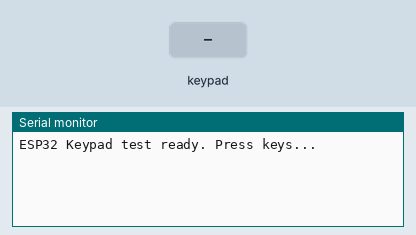
This sketch was run on a simulated ESP32. On the bench: the last lines printed to the serial monitor. Inputs (shaded band) come from the test bench.

Above: at 1.2 s.
1.3 s: key '1' pressed
At 2.2 s:
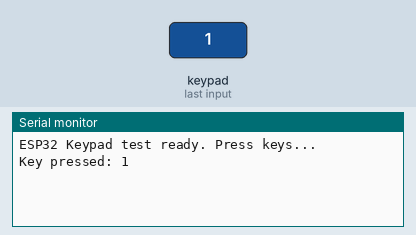
2.8 s: keypad keys 1 3 1 2 1 4 2 7 # pressed 0.4 s apart
At 6.5 s:
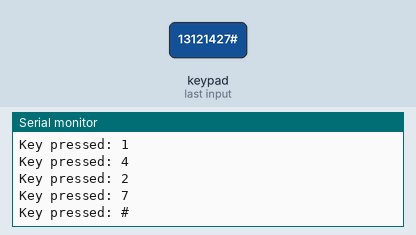
7.9 s: key 'A' pressed
At 8.5 s:
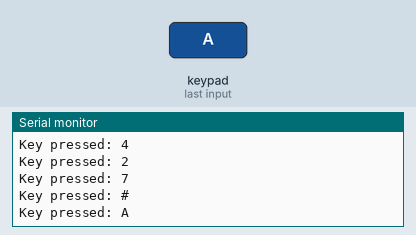
9.4 s: keypad keys 1 3 1 2 1 4 2 7 * pressed 0.4 s apart
At 13.9 s:
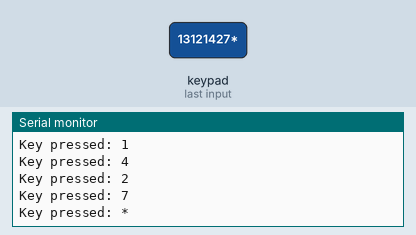
14.5 s: key 'B' pressed
At 15.7 s:
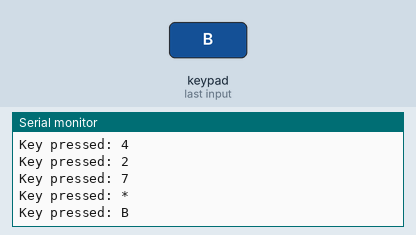
16.0 s: keypad keys 1 3 1 2 1 4 2 7 D pressed 0.4 s apart
At 20.4 s:
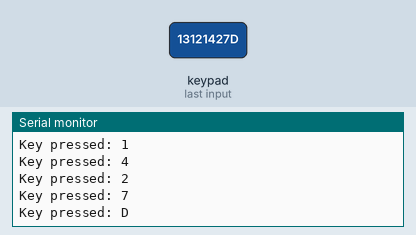
Timing chart, 0 to 21.9 s (numbered marks = the images above; inputs shaded):
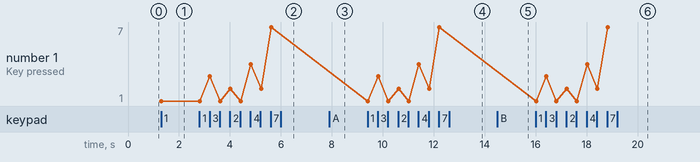

The sketch:

keypad.ino
```cpp
#include <Keypad.h>

// ---- Key layout for 4x4 keypad
const byte ROWS = 4; // four rows
const byte COLS = 4; // four columns

// Update to match your keypad legends if different
char keys[ROWS][COLS] = {
  {'1','2','3','A'},
  {'4','5','6','B'},
  {'7','8','9','C'},
  {'*','0','#','D'}
};

// ---- ESP32 GPIOs (rows then columns)
byte rowPins[ROWS] = {13, 12, 14, 27};   // R1, R2, R3, R4
byte colPins[COLS] = {32, 33, 26, 25};    // C1, C2, C3, C4

Keypad keypad = Keypad(makeKeymap(keys), rowPins, colPins, ROWS, COLS);

// Optional: basic debounce & hold timing (tweak if needed)
const unsigned long DEBOUNCE_MS = 25;
const unsigned long HOLD_MS     = 500;

void setup() {
  Serial.begin(115200);
  keypad.setDebounceTime(DEBOUNCE_MS);
  keypad.setHoldTime(HOLD_MS);
  Serial.println("ESP32 Keypad test ready. Press keys...");
}

void loop() {
  // Non-blocking: returns only when something changes
  char key = keypad.getKey();

  if (key) {
    Serial.print("Key pressed: ");
    Serial.println(key);
  }

  // If you want full event types (PRESSED, RELEASED, HOLD), use the listener version below
}
```

Measured:
- after the input at 1.3 s, the serial monitor: prints a new line at once (image 1)
- after the input at 2.8 s, the serial monitor: prints a new line after 0.41 s (image 2)
- after the input at 7.9 s, the serial monitor: prints a new line at once (image 3)
- after the input at 9.4 s, the serial monitor: prints a new line at once (image 4)
- after the input at 14.5 s, the serial monitor: prints a new line at once (image 5)
- after the input at 16.0 s, the serial monitor: prints a new line at once (image 6)
- plotted number 1: 1 → 7 after the input at 2.8 s
